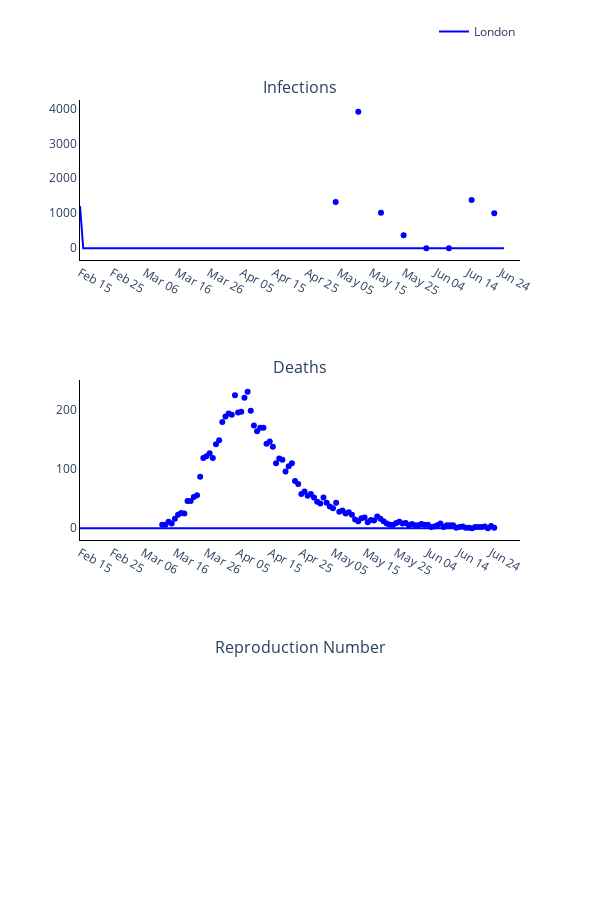

Source (notebook cell):
### Markdown cell above
### Plot observed versus predicted using model with optimised parameters

### Code cell
# Trace names - represent the solver used for the simulation
trace_name = regions
titles = ['Infections', 'Deaths', 'Reproduction Number']

fig = go.Figure()
fig = make_subplots(rows=len(titles), cols=1, subplot_titles=tuple(titles), horizontal_spacing = 0.15)

# Plot (continuous predicted timeline and pointwise observed numbers each day)
for r, region in enumerate(regions):
    # Plot of infections
    fig.add_trace(
        go.Scatter(
            x=times,
            y=new_infec_pred[r].tolist(),
            mode='lines',
            name=trace_name[r],
            line_color=colours[r]
        ),
        row= 1,
        col= 1
    )

    fig.add_trace(
        go.Scatter(
            x=serology_times,
            y=np.sum(np.multiply(np.nan_to_num(np.divide(positives_data[r], tests[r])), susceptibles[r]), axis=1).tolist(),
            mode='markers',
            name=trace_name[r],
            showlegend=False,
            line_color=colours[r]
        ),
        row= 1,
        col= 1
    )

    # Plot deaths
    fig.add_trace(
        go.Scatter(
            x=times,
            y=deaths_pred[r].tolist(),
            mode='lines',
            name=trace_name[r],
            showlegend=False,
            line_color=colours[r]
        ),
        row= 2,
        col= 1
    )

    fig.add_trace(
        go.Scatter(
            x=deaths_times,
            y=np.sum(deaths_data[r], axis=1).tolist(),
            mode='markers',
            name=trace_name[r],
            showlegend=False,
            line_color=colours[r]
        ),
        row= 2,
        col= 1
    )

    # Plot reproduction number
    #fig.add_trace(
    #    go.Scatter(
    #        x=times,
    #        y=reprod_num_pred[r].tolist(),
    #        mode='lines',
    #        name=trace_name[r],
    #        showlegend=False,
    #        line_color=colours[r]
    #    ),
    #    row= 3,
    #    col= 1
    #)

# Add axis labels
fig.update_layout(
    width=600, 
    height=900,
    plot_bgcolor='white',
    xaxis=dict(
        linecolor='black',
        tickvals=np.arange(1, total_days, 10).tolist(),
        ticktext=['Feb 15', 'Feb 25', 'Mar 06', 'Mar 16', 'Mar 26', 'Apr 05', 'Apr 15', 'Apr 25', 'May 05', 'May 15', 'May 25', 'Jun 04', 'Jun 14', 'Jun 24']),
    yaxis=dict(linecolor='black'),
    xaxis2=dict(
        linecolor='black',
        tickvals=np.arange(1, total_days, 10).tolist(),
        ticktext=['Feb 15', 'Feb 25', 'Mar 06', 'Mar 16', 'Mar 26', 'Apr 05', 'Apr 15', 'Apr 25', 'May 05', 'May 15', 'May 25', 'Jun 04', 'Jun 14', 'Jun 24']),
    yaxis2=dict(linecolor='black'),
    xaxis3=dict(
        linecolor='black',
        tickvals=np.arange(1, total_days, 10).tolist(),
        ticktext=['Feb 15', 'Feb 25', 'Mar 06', 'Mar 16', 'Mar 26', 'Apr 05', 'Apr 15', 'Apr 25', 'May 05', 'May 15', 'May 25', 'Jun 04', 'Jun 14', 'Jun 24']),
    yaxis3=dict(linecolor='black'),
    legend=dict(
        orientation='h',
        yanchor="bottom",
        y=1.075,
        xanchor="right",
        x=1)
    )

fig.write_image('images/Figure-3-optimisation.pdf')
fig.show()

### Figure 1 — Plotly figure (JSON) as saved in the notebook; plotly's stock layout.template omitted (floating-point values rounded to 4 significant figures; data arrays with more than 128 entries replaced by an {"elided": "..."} marker saying what was removed)
{"data": [{"line": {"color": "blue"}, "mode": "lines", "name": "London", "type": "scatter", "x": {"elided": "132 int values"}, "xaxis": "x", "y": {"elided": "132 float values"}, "yaxis": "y"}, {"line": {"color": "blue"}, "mode": "markers", "name": "London", "showlegend": false, "type": "scatter", "x": [80, 87, 94, 101, 108, 115, 122, 129], "xaxis": "x", "y": [1324.0, 3902.0, 1017.0, 372.9, 0, 0, 1378.0, 997.1, 982, 818.3, 241.0, 240.6, 0, 0, 827.9, 1296.0, 0, 1934.0, 2575.0, 2745.0, 709.9, 3286.0, 7272.0, 5684.0, 3567.0, 0, 6016.0, 7705.0, 8541.0, 0, 19160.0, 16580.0, 16990.0, 4429.0, 3429.0, 3375.0, 2405.0, 1205.0, 725.3, 1277.0, 6202.0, 998.6, 527.7, 1008.0, 0, 669.5, 446.0, 1265.0, 739.8, 6587.0, 6924.0, 5566.0, 3583.0], "yaxis": "y"}, {"line": {"color": "blue"}, "mode": "lines", "name": "London", "showlegend": false, "type": "scatter", "x": {"elided": "132 int values"}, "xaxis": "x2", "y": {"elided": "132 float values"}, "yaxis": "y2"}, {"line": {"color": "blue"}, "mode": "markers", "name": "London", "showlegend": false, "type": "scatter", "x": [27, 28, 29, 30, 31, 32, 33, 34, 35, 36, 37, 38, 39, 40, 41, 42, 43, 44, 45, 46, 47, 48, 49, 50, 51, 52, 53, 54, 55, 56, 57, 58, 59, 60, 61, 62, 63, 64, 65, 66, 67, 68, 69, 70, 71, 72, 73, 74, 75, 76, 77, 78, 79, 80, 81, 82, 83, 84, 85, 86, 87, 88, 89, 90, 91, 92, 93, 94, 95, 96, 97, 98, 99, 100, 101, 102, 103, 104, 105, 106, 107, 108, 109, 110, 111, 112, 113, 114, 115, 116, 117, 118, 119, 120, 121, 122, 123, 124, 125, 126, 127, 128, 129, 130, 131, 132], "xaxis": "x2", "y": {"elided": "471 int values"}, "yaxis": "y2"}], "layout": {"annotations": [{"font": {"size": 16}, "showarrow": false, "text": "Infections", "x": 0.5, "xanchor": "center", "xref": "paper", "y": 1, "yanchor": "bottom", "yref": "paper"}, {"font": {"size": 16}, "showarrow": false, "text": "Deaths", "x": 0.5, "xanchor": "center", "xref": "paper", "y": 0.6111, "yanchor": "bottom", "yref": "paper"}, {"font": {"size": 16}, "showarrow": false, "text": "Reproduction Number", "x": 0.5, "xanchor": "center", "xref": "paper", "y": 0.2222, "yanchor": "bottom", "yref": "paper"}], "height": 900, "legend": {"orientation": "h", "x": 1, "xanchor": "right", "y": 1.075, "yanchor": "bottom"}, "plot_bgcolor": "white", "width": 600, "xaxis": {"anchor": "y", "domain": [0, 1], "linecolor": "black", "ticktext": ["Feb 15", "Feb 25", "Mar 06", "Mar 16", "Mar 26", "Apr 05", "Apr 15", "Apr 25", "May 05", "May 15", "May 25", "Jun 04", "Jun 14", "Jun 24"], "tickvals": [1, 11, 21, 31, 41, 51, 61, 71, 81, 91, 101, 111, 121, 131]}, "xaxis2": {"anchor": "y2", "domain": [0, 1], "linecolor": "black", "ticktext": ["Feb 15", "Feb 25", "Mar 06", "Mar 16", "Mar 26", "Apr 05", "Apr 15", "Apr 25", "May 05", "May 15", "May 25", "Jun 04", "Jun 14", "Jun 24"], "tickvals": [1, 11, 21, 31, 41, 51, 61, 71, 81, 91, 101, 111, 121, 131]}, "xaxis3": {"anchor": "y3", "domain": [0, 1], "linecolor": "black", "ticktext": ["Feb 15", "Feb 25", "Mar 06", "Mar 16", "Mar 26", "Apr 05", "Apr 15", "Apr 25", "May 05", "May 15", "May 25", "Jun 04", "Jun 14", "Jun 24"], "tickvals": [1, 11, 21, 31, 41, 51, 61, 71, 81, 91, 101, 111, 121, 131]}, "yaxis": {"anchor": "x", "domain": [0.7778, 1], "linecolor": "black"}, "yaxis2": {"anchor": "x2", "domain": [0.3889, 0.6111], "linecolor": "black"}, "yaxis3": {"anchor": "x3", "domain": [0, 0.2222], "linecolor": "black"}}}
